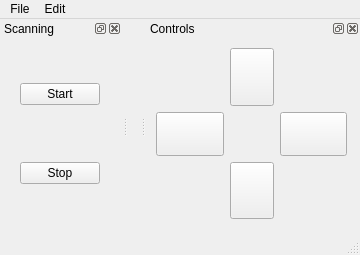
<?xml version="1.0" encoding="UTF-8"?>
<ui version="4.0">
 <class>MainWindow</class>
 <widget class="QMainWindow" name="MainWindow">
  <property name="geometry">
   <rect>
    <x>0</x>
    <y>0</y>
    <width>360</width>
    <height>255</height>
   </rect>
  </property>
  <property name="minimumSize">
   <size>
    <width>360</width>
    <height>255</height>
   </size>
  </property>
  <property name="maximumSize">
   <size>
    <width>360</width>
    <height>255</height>
   </size>
  </property>
  <property name="acceptDrops">
   <bool>true</bool>
  </property>
  <property name="windowTitle">
   <string>qudi: Controller</string>
  </property>
  <widget class="QWidget" name="centralwidget">
   <property name="acceptDrops">
    <bool>true</bool>
   </property>
  </widget>
  <widget class="QMenuBar" name="menubar">
   <property name="geometry">
    <rect>
     <x>0</x>
     <y>0</y>
     <width>360</width>
     <height>21</height>
    </rect>
   </property>
   <widget class="QMenu" name="menuFile">
    <property name="title">
     <string>File</string>
    </property>
    <addaction name="separator"/>
   </widget>
   <widget class="QMenu" name="menuEdit">
    <property name="title">
     <string>Edit</string>
    </property>
   </widget>
   <addaction name="menuFile"/>
   <addaction name="menuEdit"/>
  </widget>
  <widget class="QStatusBar" name="statusbar"/>
  <widget class="QDockWidget" name="scanDockWidget">
   <property name="minimumSize">
    <size>
     <width>122</width>
     <height>214</height>
    </size>
   </property>
   <property name="baseSize">
    <size>
     <width>122</width>
     <height>214</height>
    </size>
   </property>
   <property name="floating">
    <bool>false</bool>
   </property>
   <property name="windowTitle">
    <string>Scanning</string>
   </property>
   <attribute name="dockWidgetArea">
    <number>1</number>
   </attribute>
   <widget class="QWidget" name="scanWidget">
    <widget class="QWidget" name="gridLayoutWidget">
     <property name="geometry">
      <rect>
       <x>10</x>
       <y>20</y>
       <width>101</width>
       <height>151</height>
      </rect>
     </property>
     <property name="minimumSize">
      <size>
       <width>81</width>
       <height>141</height>
      </size>
     </property>
     <layout class="QGridLayout" name="scanGrid">
      <item row="0" column="0" alignment="Qt::AlignHCenter|Qt::AlignVCenter">
       <widget class="QPushButton" name="scanStartButton">
        <property name="minimumSize">
         <size>
          <width>0</width>
          <height>0</height>
         </size>
        </property>
        <property name="focusPolicy">
         <enum>Qt::StrongFocus</enum>
        </property>
        <property name="text">
         <string>Start</string>
        </property>
       </widget>
      </item>
      <item row="1" column="0" alignment="Qt::AlignHCenter|Qt::AlignVCenter">
       <widget class="QPushButton" name="scanStopButton">
        <property name="minimumSize">
         <size>
          <width>0</width>
          <height>0</height>
         </size>
        </property>
        <property name="focusPolicy">
         <enum>Qt::StrongFocus</enum>
        </property>
        <property name="text">
         <string>Stop</string>
        </property>
       </widget>
      </item>
     </layout>
    </widget>
   </widget>
  </widget>
  <widget class="QDockWidget" name="controlsDockWidget">
   <property name="minimumSize">
    <size>
     <width>214</width>
     <height>214</height>
    </size>
   </property>
   <property name="acceptDrops">
    <bool>false</bool>
   </property>
   <property name="floating">
    <bool>false</bool>
   </property>
   <property name="allowedAreas">
    <set>Qt::AllDockWidgetAreas</set>
   </property>
   <property name="windowTitle">
    <string>Controls</string>
   </property>
   <attribute name="dockWidgetArea">
    <number>2</number>
   </attribute>
   <widget class="QWidget" name="controlsWidget">
    <property name="contextMenuPolicy">
     <enum>Qt::NoContextMenu</enum>
    </property>
    <widget class="QWidget" name="gridLayoutWidget_2">
     <property name="geometry">
      <rect>
       <x>10</x>
       <y>10</y>
       <width>191</width>
       <height>171</height>
      </rect>
     </property>
     <layout class="QGridLayout" name="controlsGrid">
      <property name="spacing">
       <number>6</number>
      </property>
      <item row="1" column="2">
       <widget class="QPushButton" name="rightButton">
        <property name="sizePolicy">
         <sizepolicy hsizetype="Preferred" vsizetype="Fixed">
          <horstretch>0</horstretch>
          <verstretch>0</verstretch>
         </sizepolicy>
        </property>
        <property name="minimumSize">
         <size>
          <width>44</width>
          <height>44</height>
         </size>
        </property>
        <property name="baseSize">
         <size>
          <width>44</width>
          <height>44</height>
         </size>
        </property>
        <property name="focusPolicy">
         <enum>Qt::NoFocus</enum>
        </property>
        <property name="text">
         <string/>
        </property>
        <property name="icon">
         <iconset>
          <normaloff>../../artwork/icons/qudiTheme/22x22/go-right.png</normaloff>../../artwork/icons/qudiTheme/22x22/go-right.png</iconset>
        </property>
        <property name="iconSize">
         <size>
          <width>44</width>
          <height>44</height>
         </size>
        </property>
        <property name="shortcut">
         <string>Right</string>
        </property>
        <property name="autoRepeat">
         <bool>true</bool>
        </property>
        <property name="autoRepeatInterval">
         <number>100</number>
        </property>
        <property name="autoDefault">
         <bool>false</bool>
        </property>
        <property name="default">
         <bool>false</bool>
        </property>
        <property name="flat">
         <bool>false</bool>
        </property>
       </widget>
      </item>
      <item row="1" column="0">
       <widget class="QPushButton" name="leftButton">
        <property name="sizePolicy">
         <sizepolicy hsizetype="Preferred" vsizetype="Fixed">
          <horstretch>0</horstretch>
          <verstretch>0</verstretch>
         </sizepolicy>
        </property>
        <property name="minimumSize">
         <size>
          <width>44</width>
          <height>44</height>
         </size>
        </property>
        <property name="baseSize">
         <size>
          <width>44</width>
          <height>44</height>
         </size>
        </property>
        <property name="focusPolicy">
         <enum>Qt::NoFocus</enum>
        </property>
        <property name="text">
         <string/>
        </property>
        <property name="icon">
         <iconset>
          <normaloff>../../artwork/icons/qudiTheme/22x22/go-left.png</normaloff>../../artwork/icons/qudiTheme/22x22/go-left.png</iconset>
        </property>
        <property name="iconSize">
         <size>
          <width>44</width>
          <height>44</height>
         </size>
        </property>
        <property name="shortcut">
         <string>Left</string>
        </property>
        <property name="autoRepeat">
         <bool>true</bool>
        </property>
        <property name="autoDefault">
         <bool>false</bool>
        </property>
       </widget>
      </item>
      <item row="0" column="1">
       <widget class="QPushButton" name="forwardButton">
        <property name="sizePolicy">
         <sizepolicy hsizetype="Fixed" vsizetype="Preferred">
          <horstretch>0</horstretch>
          <verstretch>0</verstretch>
         </sizepolicy>
        </property>
        <property name="minimumSize">
         <size>
          <width>44</width>
          <height>44</height>
         </size>
        </property>
        <property name="baseSize">
         <size>
          <width>44</width>
          <height>44</height>
         </size>
        </property>
        <property name="focusPolicy">
         <enum>Qt::NoFocus</enum>
        </property>
        <property name="text">
         <string/>
        </property>
        <property name="icon">
         <iconset>
          <normaloff>../../artwork/icons/qudiTheme/22x22/go-up.png</normaloff>../../artwork/icons/qudiTheme/22x22/go-up.png</iconset>
        </property>
        <property name="iconSize">
         <size>
          <width>44</width>
          <height>44</height>
         </size>
        </property>
        <property name="shortcut">
         <string>Up</string>
        </property>
        <property name="autoRepeat">
         <bool>true</bool>
        </property>
        <property name="autoDefault">
         <bool>false</bool>
        </property>
       </widget>
      </item>
      <item row="2" column="1">
       <widget class="QPushButton" name="backwardButton">
        <property name="sizePolicy">
         <sizepolicy hsizetype="Fixed" vsizetype="Preferred">
          <horstretch>0</horstretch>
          <verstretch>0</verstretch>
         </sizepolicy>
        </property>
        <property name="minimumSize">
         <size>
          <width>44</width>
          <height>44</height>
         </size>
        </property>
        <property name="baseSize">
         <size>
          <width>44</width>
          <height>44</height>
         </size>
        </property>
        <property name="focusPolicy">
         <enum>Qt::NoFocus</enum>
        </property>
        <property name="text">
         <string/>
        </property>
        <property name="icon">
         <iconset>
          <normaloff>../../artwork/icons/qudiTheme/22x22/go-down.png</normaloff>../../artwork/icons/qudiTheme/22x22/go-down.png</iconset>
        </property>
        <property name="iconSize">
         <size>
          <width>44</width>
          <height>44</height>
         </size>
        </property>
        <property name="shortcut">
         <string>Down</string>
        </property>
        <property name="autoRepeat">
         <bool>true</bool>
        </property>
        <property name="autoExclusive">
         <bool>false</bool>
        </property>
        <property name="autoDefault">
         <bool>false</bool>
        </property>
       </widget>
      </item>
     </layout>
    </widget>
   </widget>
  </widget>
  <action name="actionEdit">
   <property name="text">
    <string>Edit</string>
   </property>
  </action>
  <action name="actionClose">
   <property name="text">
    <string>Close</string>
   </property>
  </action>
  <action name="actionBackward">
   <property name="text">
    <string>Backward</string>
   </property>
   <property name="toolTip">
    <string>Backward</string>
   </property>
  </action>
  <action name="actionForward">
   <property name="text">
    <string>Forward</string>
   </property>
   <property name="toolTip">
    <string>Forward</string>
   </property>
  </action>
  <action name="actionLeft">
   <property name="text">
    <string>Left</string>
   </property>
   <property name="toolTip">
    <string>Left</string>
   </property>
  </action>
  <action name="actionRight">
   <property name="text">
    <string>Right</string>
   </property>
   <property name="toolTip">
    <string>Right</string>
   </property>
  </action>
 </widget>
 <resources/>
 <connections>
  <connection>
   <sender>backwardButton</sender>
   <signal>clicked()</signal>
   <receiver>actionBackward</receiver>
   <slot>trigger()</slot>
   <hints>
    <hint type="sourcelabel">
     <x>246</x>
     <y>196</y>
    </hint>
    <hint type="destinationlabel">
     <x>-1</x>
     <y>-1</y>
    </hint>
   </hints>
  </connection>
  <connection>
   <sender>leftButton</sender>
   <signal>clicked()</signal>
   <receiver>actionLeft</receiver>
   <slot>trigger()</slot>
   <hints>
    <hint type="sourcelabel">
     <x>187</x>
     <y>138</y>
    </hint>
    <hint type="destinationlabel">
     <x>-1</x>
     <y>-1</y>
    </hint>
   </hints>
  </connection>
  <connection>
   <sender>rightButton</sender>
   <signal>clicked()</signal>
   <receiver>actionRight</receiver>
   <slot>trigger()</slot>
   <hints>
    <hint type="sourcelabel">
     <x>315</x>
     <y>138</y>
    </hint>
    <hint type="destinationlabel">
     <x>-1</x>
     <y>-1</y>
    </hint>
   </hints>
  </connection>
  <connection>
   <sender>forwardButton</sender>
   <signal>clicked()</signal>
   <receiver>actionForward</receiver>
   <slot>trigger()</slot>
   <hints>
    <hint type="sourcelabel">
     <x>251</x>
     <y>80</y>
    </hint>
    <hint type="destinationlabel">
     <x>-1</x>
     <y>-1</y>
    </hint>
   </hints>
  </connection>
 </connections>
</ui>
